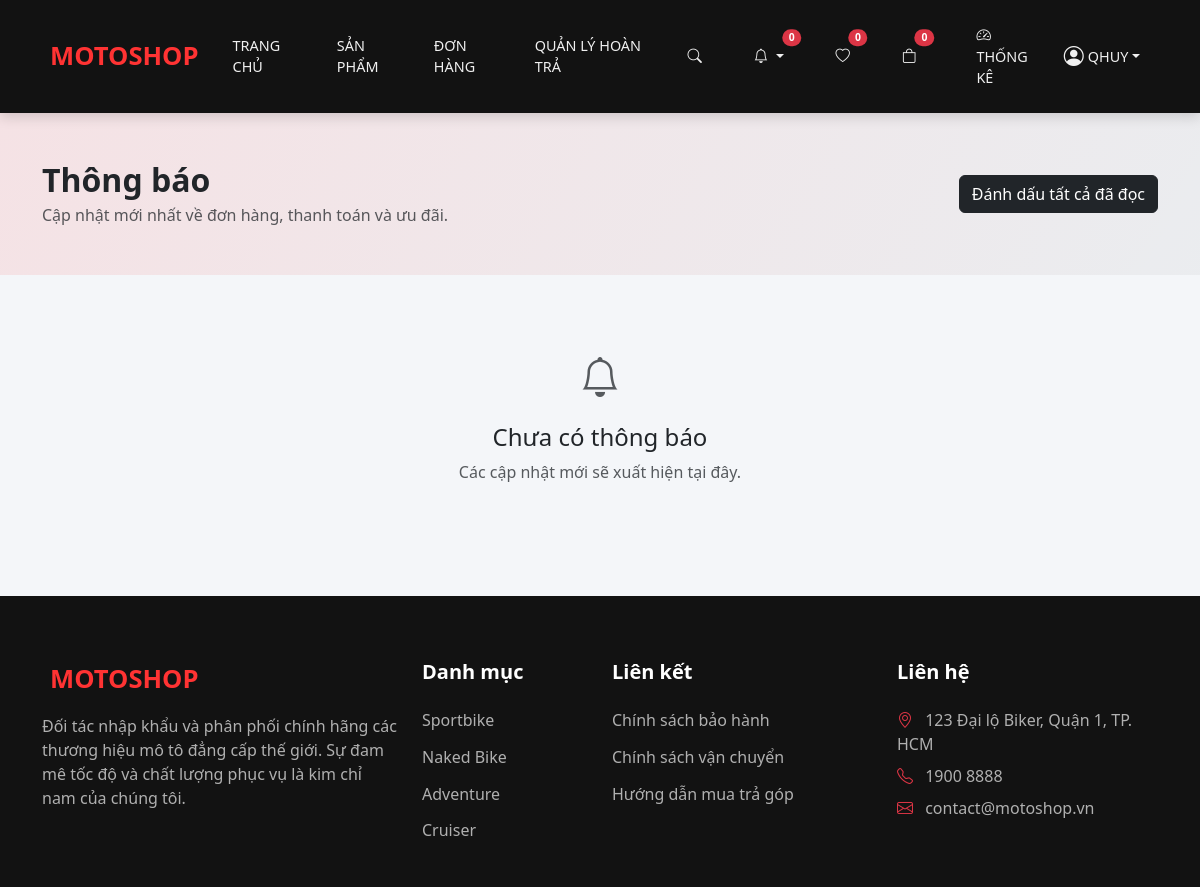
The app's page /shops/notifications/ (signed in), older data.
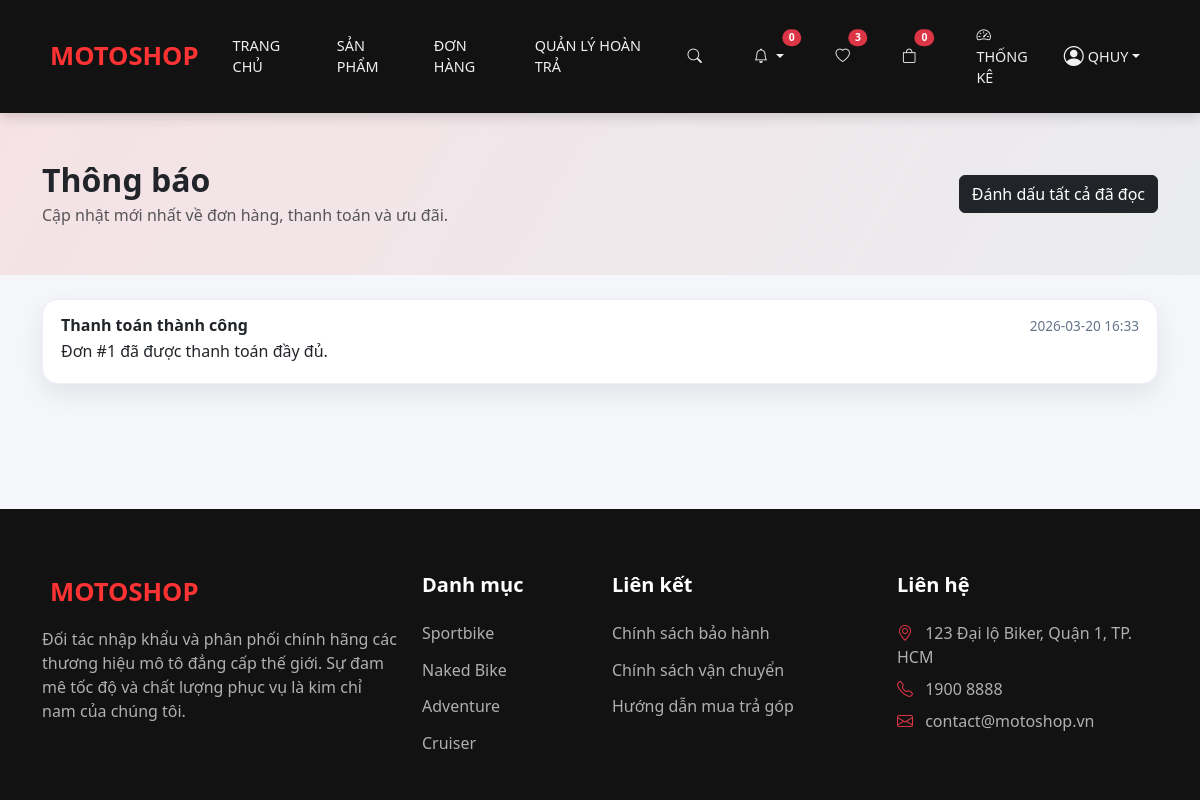
The same page, newer data.
### shops/models.py (models this page shows, shortened)
class Notification(models.Model):
    TYPE_CHOICES = [
        ('order', 'Order'),
        ('payment', 'Payment'),
        ('promotion', 'Promotion'),
        ('wishlist', 'Wishlist'),
    ]
    user = models.ForeignKey(settings.AUTH_USER_MODEL, on_delete=models.CASCADE, related_name='notifications')
    title = models.CharField(max_length=200)
    message = models.TextField()
    type = models.CharField(max_length=20, choices=TYPE_CHOICES, default='order')
    is_read = models.BooleanField(default=False)
    link = models.URLField(blank=True)
    created_at = models.DateTimeField(auto_now_add=True)
    class Meta:
        indexes = [
            models.Index(fields=['user', 'is_read']),
        ]
        ordering = ['-created_at']
        verbose_name = 'notification'
        verbose_name_plural = 'notifications'

### shops/views.py (the view)
# urls.py: path('notifications/', views.notification_list_view, name='notification_list'),
@login_required
def notification_list_view(request):
    try:
        page = int(request.GET.get('page', 1) or 1)
    except ValueError:
        page = 1
    page_size = 10
    qs = Notification.objects.filter(user=request.user).order_by('-created_at')
    total = qs.count()
    start = (page - 1) * page_size
    end = start + page_size
    notifications = list(qs[start:end])
    has_next = total > end
    if request.headers.get('x-requested-with') == 'XMLHttpRequest':
        return JsonResponse({
            'notifications': [_notification_to_dict(n) for n in notifications],
            'has_next': has_next,
            'unread_count': Notification.objects.filter(user=request.user, is_read=False).count(),
        })
    return render(request, 'shops/notifications.html', {
        'notifications': notifications,
        'has_next': has_next,
    })

### shops/context_processors.py (called while the page is built)
def cart_count(request):
    return {'cart_count': 0}

def notification_context(request):
    if request.user.is_authenticated:
        from .models import Notification
        unread_count = Notification.objects.filter(user=request.user, is_read=False).count()
        return {'unread_notification_count': unread_count}
    return {'unread_notification_count': 0}

def wishlist_context(request):
    if request.user.is_authenticated:
        from .models import Wishlist
        qs = Wishlist.objects.filter(user=request.user)
        return {
            'wishlist_product_ids': list(qs.values_list('product_id', flat=True)),
            'wishlist_count': qs.count(),
        }
    return {
        'wishlist_product_ids': [],
        'wishlist_count': 0,
    }

### shops/templates/shops/notifications.html (shortened to what this page needs)
{% extends 'shops/base.html' %}
{% block content %}
<section class="notif-hero">
    <div class="container d-flex flex-column flex-md-row justify-content-between align-items-md-center gap-3">
        <div>
            <h2 class="fw-bold mb-1">Thông báo</h2>
            <p class="text-muted mb-0">Cập nhật mới nhất về đơn hàng, thanh toán và ưu đãi.</p>
        </div>
        <form method="post" action="{% url 'shops:notification_read_all' %}">
            <button class="btn btn-dark">Đánh dấu tất cả đã đọc</button>
        </form>
    </div>
</section>
<div class="container pb-5">
    <div id="notificationList" class="d-flex flex-column gap-3">
        {% for n in notifications %}
        <a href="{% url 'shops:notification_read' n.id %}?next={{ n.link|urlencode }}" class="text-decoration-none text-dark">
            <div class="notif-card {% if not n.is_read %}unread{% endif %}">
                <div class="d-flex justify-content-between align-items-start">
                    <div>
                        <h6 class="fw-bold mb-1">{{ n.title }}</h6>
                        <p class="mb-1">{{ n.message }}</p>
                    </div>
                    <span class="notif-time">{{ n.created_at|date:"Y-m-d H:i" }}</span>
                </div>
            </div>
        </a>
        {% empty %}
        <div class="text-center py-5">
            <i class="bi bi-bell fs-1 text-muted mb-3 d-block"></i>
            <h4>Chưa có thông báo</h4>
            <p class="text-muted">Các cập nhật mới sẽ xuất hiện tại đây.</p>
        </div>
        {% endfor %}
    </div>
</div>
{% endblock %}

### shops/templates/shops/base.html (shortened to what the changed rows need)
<!DOCTYPE html>
<html lang="vi">
<head>
    <link href="https://cdn.jsdelivr.net/npm/bootstrap@5.3.2/dist/css/bootstrap.min.css" rel="stylesheet">
    <link href="https://cdn.jsdelivr.net/npm/bootstrap-icons@1.11.1/font/bootstrap-icons.css" rel="stylesheet">
</head>
<body>
    <nav class="navbar navbar-expand-lg sticky-top">
        <div class="container">
            <div class="collapse navbar-collapse" id="navbarNav">
                <ul class="navbar-nav align-items-center">
                    {% if user.is_authenticated %}
                    <li class="nav-item me-3">
                        <a class="nav-link text-white position-relative" href="{% url 'shops:wishlist_view' %}">
                            <i class="bi bi-heart"></i>
                            <span id="wishlistCountBadge" class="position-absolute top-0 start-100 translate-middle badge rounded-pill bg-danger" style="font-size: 0.65rem;">{{ wishlist_count|default:0 }}</span>
                        </a>
                    </li>
                    {% endif %}
                </ul>
            </div>
        </div>
    </nav>
    <main>
        {% block content %}{% endblock %}
    </main>
</body>
</html>

Row changes from the older to the newer data that the page shows:
added Notification: title "Thanh toán thành công", message "Đơn #1 đã được thanh toán đầy đủ.", created_at "2026-03-20 16:33"
Text that changed along with them:
{{ wishlist_count|default:0 }}: "0" → "3"
text no longer shown: "Chưa có thông báo Các cập nhật mới sẽ xuất hiện tại đây."
